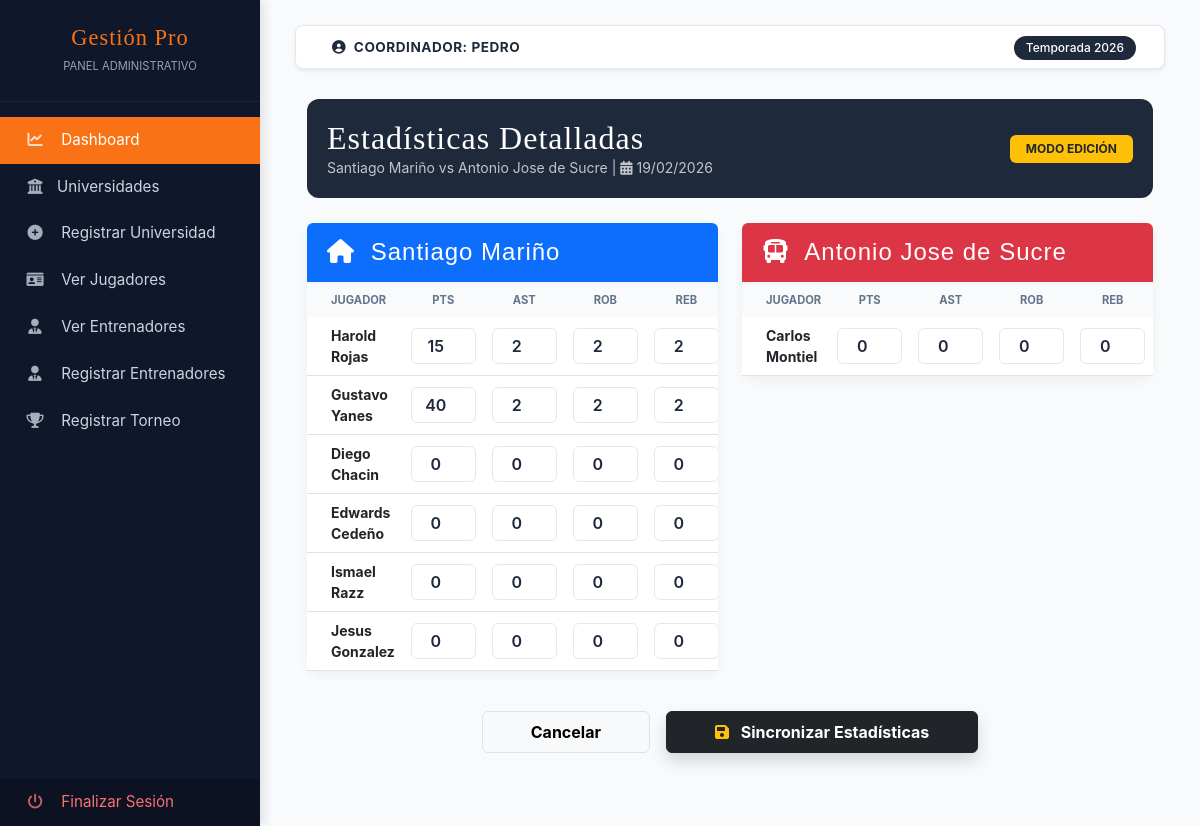
Page /client/coordinador/views/torneos/puntuacion.php?id=2 (signed in) on the committed database.
### tables this page shows
CREATE TABLE `usuarios` (
  `id_usuario` int(11) NOT NULL,
  `nombre_usuario` varchar(100) NOT NULL,
  `password_usuario` varchar(255) NOT NULL,
  `email_usuario` varchar(100) DEFAULT NULL,
  `id_universidad_fk` int(11) DEFAULT NULL,
  `id_rol_fk` int(11) DEFAULT NULL,
  `fecha_creacion` timestamp NOT NULL DEFAULT current_timestamp(),
  `fecha_actualizacion` timestamp NOT NULL DEFAULT current_timestamp() ON UPDATE current_timestamp(),
  `isActive` int(11) DEFAULT NULL
);

CREATE TABLE `juegos` (
  `id_juego` int(11) NOT NULL,
  `tipo_juego` varchar(50) DEFAULT NULL,
  `fecha_juego` datetime DEFAULT NULL,
  `fecha_creacion` timestamp NOT NULL DEFAULT current_timestamp(),
  `fecha_actualizacion` timestamp NOT NULL DEFAULT current_timestamp() ON UPDATE current_timestamp(),
  `id_academia_local` int(11) DEFAULT NULL,
  `lugar` varchar(100) DEFAULT NULL,
  `id_academia_visitante` int(11) DEFAULT NULL,
  `ganador` tinyint(2) DEFAULT NULL,
  `puntos_local` int(11) DEFAULT NULL,
  `puntos_visitante` int(11) DEFAULT NULL
);

CREATE TABLE `academias` (
  `id_universidad` int(11) NOT NULL,
  `nombre_universidad` varchar(100) NOT NULL,
  `ubicacion` varchar(255) DEFAULT NULL,
  `imagen` text DEFAULT NULL
);

CREATE TABLE `jugadores` (
  `id_jugador` int(11) NOT NULL,
  `nombre_jugador` varchar(100) DEFAULT NULL,
  `email_jugador` varchar(100) DEFAULT NULL,
  `password_jugador` varchar(255) DEFAULT NULL,
  `altura_jugador` decimal(3,2) DEFAULT NULL,
  `peso_jugador` decimal(5,2) DEFAULT NULL,
  `fecha_nacimiento` date DEFAULT NULL,
  `id_universidad_fk` int(11) DEFAULT NULL,
  `id_objetivo_fk` int(11) DEFAULT NULL,
  `isActive` int(11) DEFAULT NULL,
  `fecha_creacion` timestamp NOT NULL DEFAULT current_timestamp(),
  `fecha_actualizacion` timestamp NOT NULL DEFAULT current_timestamp() ON UPDATE current_timestamp(),
  `imagen_jugador` text DEFAULT NULL,
  `puntos` int(11) DEFAULT NULL,
  `asistencias` int(11) DEFAULT NULL,
  `rebotes` int(11) DEFAULT NULL,
  `robos` int(11) DEFAULT NULL
);

### app/config.php (called while the page is built, shortened)
<?php
    $URL = "http://localhost/academy";
?>

### client/coordinador/layouts/verificacion.php (called while the page is built, shortened)
<?php
    require_once __DIR__ . '/../../../app/config.php';
    if (!isset($_SESSION['sesioncoordinador'])) {
        $_SESSION['mensaje'] = "Debes iniciar sesión para acceder";
        $_SESSION['icon_mensaje'] = "warning";
        header('Location: ' . $URL . '/login.php');
        exit();
    } else {
        $usuario_sesion = $_SESSION['sesioncoordinador'];
        $sql2 = "SELECT * FROM usuarios WHERE email_usuario = :email";
        $query = $pdo->prepare($sql2);
        $query->bindParam(':email', $usuario_sesion);
        $query->execute();
        $usuarioLogueado = $query->fetch(PDO::FETCH_ASSOC);
    }
?>

### client/coordinador/views/torneos/puntuacion.php (the view, shortened to what this page needs)
<?php
include '../../layouts/verificacion.php';
include '../../layouts/parte1.php';
$id_juego = $_GET['id'] ?? null;
$sql_juego = "SELECT j.*, a1.nombre_universidad AS local, a2.nombre_universidad AS visitante
              FROM Juegos j
              INNER JOIN Academias a1 ON j.id_academia_local = a1.id_universidad
              INNER JOIN Academias a2 ON j.id_academia_visitante = a2.id_universidad
              WHERE j.id_juego = ?";
$query_j = $pdo->prepare($sql_juego);
$query_j->execute([$id_juego]);
$info_juego = $query_j->fetch(PDO::FETCH_ASSOC);
$sql_local = "SELECT jug.id_jugador, jug.nombre_jugador,
                     IFNULL(res.puntos, 0) as puntos,
                     IFNULL(res.asistencias, 0) as asistencias,
                     IFNULL(res.robos, 0) as robos,
                     IFNULL(res.rebotes, 0) as rebotes
              FROM jugadores jug
              LEFT JOIN Resultados_Individuales res ON jug.id_jugador = res.id_jugador_fk AND res.id_juego_fk = :id_juego
              WHERE jug.id_universidad_fk = :id_uni_local";
$query_l = $pdo->prepare($sql_local);
$query_l->execute(['id_juego' => $id_juego, 'id_uni_local' => $info_juego['id_academia_local']]);
$jugadores_local = $query_l->fetchAll(PDO::FETCH_ASSOC);
$sql_visitante = "SELECT jug.id_jugador, jug.nombre_jugador,
                        IFNULL(res.puntos, 0) as puntos,
                        IFNULL(res.asistencias, 0) as asistencias,
                        IFNULL(res.robos, 0) as robos,
                        IFNULL(res.rebotes, 0) as rebotes
                 FROM jugadores jug
                 LEFT JOIN Resultados_Individuales res ON jug.id_jugador = res.id_jugador_fk AND res.id_juego_fk = :id_juego
                 WHERE jug.id_universidad_fk = :id_uni_visitante";
$query_v = $pdo->prepare($sql_visitante);
$query_v->execute(['id_juego' => $id_juego, 'id_uni_visitante' => $info_juego['id_academia_visitante']]);
$jugadores_visitante = $query_v->fetchAll(PDO::FETCH_ASSOC);
?>
<div class="container-fluid">
    <div class="header-info d-flex justify-content-between align-items-center">
        <div>
            <h2 class="bebas mb-0">Estadísticas Detalladas</h2>
            <p class="mb-0 text-light opacity-75 small">
                <?php echo $info_juego['local']; ?> vs <?php echo $info_juego['visitante']; ?> |
                <i class="fas fa-calendar-alt"></i> <?php echo date('d/m/Y', strtotime($info_juego['fecha_juego'])); ?>
            </p>
        </div>
        <div class="text-end">
            <span class="badge bg-warning text-dark px-3 py-2">MODO EDICIÓN</span>
        </div>
    </div>
    <form action="../../../../app/controllers/controllers_coordinador/torneos/guardar_puntuacion.php" method="POST">
        <div class="row">
            <div class="col-lg-6">
                <div class="stat-card">
                    <div class="team-header bg-primary text-white rounded-top">
                        <h4 class="mb-0"><i class="fas fa-home me-2"></i> <?php echo $info_juego['local']; ?></h4>
                    </div>
                    <div class="table-responsive">
                        <table class="table table-hover align-middle table-stats mb-0">
                            <thead>
                                <tr>
                                    <th class="ps-4">Jugador</th>
                                    <th class="text-center">PTS</th>
                                    <th class="text-center">AST</th>
                                    <th class="text-center">ROB</th>
                                    <th class="text-center">REB</th>
                                </tr>
                            </thead>
                            <tbody>
                                <?php foreach($jugadores_local as $j): ?>
                                <tr>
                                    <td class="ps-4 fw-bold small"><?php echo htmlspecialchars($j['nombre_jugador']); ?></td>
                                    <td class="text-center"><input type="number" name="stats[<?php echo $j['id_jugador']; ?>][pts]" value="<?php echo $j['puntos']; ?>" class="stat-input" min="0"></td>
                                    <td class="text-center"><input type="number" name="stats[<?php echo $j['id_jugador']; ?>][ast]" value="<?php echo $j['asistencias']; ?>" class="stat-input" min="0"></td>
                                    <td class="text-center"><input type="number" name="stats[<?php echo $j['id_jugador']; ?>][rob]" value="<?php echo $j['robos']; ?>" class="stat-input" min="0"></td>
                                    <td class="text-center"><input type="number" name="stats[<?php echo $j['id_jugador']; ?>][reb]" value="<?php echo $j['rebotes']; ?>" class="stat-input" min="0"></td>
                                </tr>
                                <?php endforeach; ?>
                            </tbody>
                        </table>
                    </div>
                </div>
            </div>
            <div class="col-lg-6">
                <div class="stat-card">
                    <div class="team-header bg-danger text-white rounded-top">
                        <h4 class="mb-0"><i class="fas fa-bus me-2"></i> <?php echo $info_juego['visitante']; ?></h4>
                    </div>
                    <div class="table-responsive">
                        <table class="table table-hover align-middle table-stats mb-0">
                            <thead>
                                <tr>
                                    <th class="ps-4">Jugador</th>
                                    <th class="text-center">PTS</th>
                                    <th class="text-center">AST</th>
                                    <th class="text-center">ROB</th>
                                    <th class="text-center">REB</th>
                                </tr>
                            </thead>
                            <tbody>
                                <?php foreach($jugadores_visitante as $j): ?>
                                <tr>
                                    <td class="ps-4 fw-bold small"><?php echo htmlspecialchars($j['nombre_jugador']); ?></td>
                                    <td class="text-center"><input type="number" name="stats[<?php echo $j['id_jugador']; ?>][pts]" value="<?php echo $j['puntos']; ?>" class="stat-input" min="0"></td>
                                    <td class="text-center"><input type="number" name="stats[<?php echo $j['id_jugador']; ?>][ast]" value="<?php echo $j['asistencias']; ?>" class="stat-input" min="0"></td>
                                    <td class="text-center"><input type="number" name="stats[<?php echo $j['id_jugador']; ?>][rob]" value="<?php echo $j['robos']; ?>" class="stat-input" min="0"></td>
                                    <td class="text-center"><input type="number" name="stats[<?php echo $j['id_jugador']; ?>][reb]" value="<?php echo $j['rebotes']; ?>" class="stat-input" min="0"></td>
                                </tr>
                                <?php endforeach; ?>
                            </tbody>
                        </table>
                    </div>
                </div>
            </div>
        </div>
        <div class="d-flex justify-content-center gap-3 mt-2 mb-5">
            <a href="index.php" class="btn btn-light border px-5 py-2 fw-bold">Cancelar</a>
            <button type="submit" class="btn btn-dark px-5 py-2 fw-bold shadow">
                <i class="fas fa-save me-2 text-warning"></i> Sincronizar Estadísticas
            </button>
        </div>
    </form>
</div>
<?php include '../../layouts/parte2.php'; ?>

### client/coordinador/layouts/parte1.php (shortened to what this page needs)
<?php
    require_once __DIR__ . '/../../../app/config.php';
?>
<!DOCTYPE html>
<html lang="es">
<head>
    <link href="https://cdn.jsdelivr.net/npm/bootstrap@5.3.0/dist/css/bootstrap.min.css" rel="stylesheet">
    <link rel="stylesheet" href="https://cdnjs.cloudflare.com/ajax/libs/font-awesome/6.0.0/css/all.min.css">
</head>
<body>
<div class="wrapper">
    <nav id="sidebar">
        <div class="sidebar-header text-center">
            <h3 class="bebas mb-0">Gestión Pro</h3>
            <small style="color: var(--text-muted); text-transform: uppercase; font-size: 0.7rem;">Panel Administrativo</small>
        </div>
        <ul class="list-unstyled components">
            <li class="active">
                <a href="<?php echo $URL . '/client/coordinador/views/index.php'; ?>"><i class="fas fa-chart-line"></i> Dashboard</a>
            </li>
            <li>
                <a href="<?php echo $URL . '/client/coordinador/views/universidades/index.php'; ?>"><i class="fas fa-university"></i>Universidades</a>
            </li>
            <li>
                <a href="<?php echo $URL . '/client/coordinador/views/universidades/create.php'; ?>"><i class="fas fa-plus-circle"></i> Registrar Universidad</a>
            </li>
            <li>
                <a href="<?php echo $URL . '/client/coordinador/views/jugadores/index.php'; ?>"><i class="fas fa-id-card"></i> Ver Jugadores</a>
            </li>
                <li>
                    <a href="<?php echo $URL . '/client/coordinador/views/entrenadores/index.php'; ?>"><i class="fas fa-user-tie"></i> Ver Entrenadores</a>
            </li>
            <li>
                <a href="<?php echo $URL . '/client/coordinador/views/entrenadores/create.php'; ?>"><i class="fas fa-user-tie"></i> Registrar Entrenadores</a>
            </li>
            <li>
                <a href="<?php echo $URL . '/client/coordinador/views/torneos/index.php'; ?>"><i class="fas fa-trophy"></i> Registrar Torneo</a>
            </li>
        </ul>
        <div class="logout-section">
            <ul class="list-unstyled mb-0">
                <li>
                    <a href="<?php echo $URL; ?>/app/controllers/controllers_entrenador/logout.php" class="logout-link">
                        <i class="fas fa-power-off"></i> Finalizar Sesión
                    </a>
                </li>
            </ul>
        </div>
    </nav>
    <div id="content">
        <nav class="navbar navbar-expand-lg navbar-admin px-3 py-2 shadow-sm">
            <div class="container-fluid">
                <span class="ms-2 fw-bold text-uppercase">
                   <i class="fas fa-user-circle me-1"></i> COORDINADOR: <?php echo $usuarioLogueado['nombre_usuario']; ?>
                </span>
                <div class="ms-auto">
                    <span class="badge badge-season rounded-pill">Temporada 2026</span>
                </div>
            </div>
        </nav>

### client/coordinador/layouts/parte1.php (style rules this page uses)
:root { --admin-dark: #1e293b; --admin-sidebar: #0f172a; --admin-accent: #f97316; --admin-bg: #f8fafc; --text-muted: #94a3b8; --border-color: #e2e8f0; }
body { font-family: 'Inter', 'Poppins', sans-serif; background-color: var(--admin-bg); color: #334155; }
.bebas { font-family: 'Bebas Neue', cursive; letter-spacing: 1px; }
.wrapper { display: flex; width: 100%; align-items: stretch; }
#sidebar { min-width: 260px; max-width: 260px; background: var(--admin-sidebar); color: #fff; transition: all 0.3s; min-height: 100vh; display: flex; flex-direction: column; box-shadow: 4px 0 10px rgba(0,0,0,0.1); }
#sidebar .sidebar-header { padding: 25px 20px; background: var(--admin-sidebar); border-bottom: 1px solid rgba(255,255,255,0.05); }
#sidebar .sidebar-header h3 { font-size: 1.4rem; color: var(--admin-accent); }
#sidebar ul.components { padding: 15px 0; }
#sidebar ul li a { padding: 12px 25px; display: block; color: #cbd5e1; text-decoration: none; transition: all 0.2s; font-weight: 400; font-size: 0.95rem; }
#sidebar ul li.active > a { background: var(--admin-accent); color: white; }
#sidebar ul li a i { margin-right: 12px; width: 20px; text-align: center; opacity: 0.8; }
#content { width: 100%; padding: 25px 35px; }
.navbar-admin { background: white; border: 1px solid var(--border-color); border-radius: 8px !important; margin-bottom: 30px; }
.navbar-admin .fw-bold { color: var(--admin-dark); font-size: 0.85rem; letter-spacing: 0.5px; }
.logout-section { margin-top: auto; background: rgba(0,0,0,0.2); }
.logout-link { color: #f87171 !important; }
.badge-season { background-color: var(--admin-dark); padding: 6px 12px; font-weight: 500; }

### client/coordinador/views/torneos/puntuacion.php (style rules this page uses)
.stat-card { background: #fff; border-radius: 12px; box-shadow: 0 4px 12px rgba(0,0,0,0.05); margin-bottom: 2rem; }
.stat-input { width: 65px; text-align: center; border: 1px solid #e2e8f0; border-radius: 6px; padding: 5px; font-weight: 600; color: #1e293b; }
.team-header { padding: 15px 20px; border-bottom: 2px solid #f1f5f9; font-family: 'Bebas Neue', sans-serif; letter-spacing: 1px; }
.table-stats thead th { font-size: 0.7rem; text-transform: uppercase; color: #64748b; background: #f8fafc; border: none; }
.header-info { background: #1e293b; color: white; padding: 20px; border-radius: 12px; margin-bottom: 25px; }

### rows in the picture
usuarios: nombre_usuario "PEDRO"
juegos: id_academia_local.nombre_universidad "Santiago Mariño", id_academia_visitante.nombre_universidad "Antonio Jose de Sucre", fecha_juego "19/02/2026"
jugadores: nombre_jugador "Harold Rojas", puntos "15", asistencias "2", robos "2", rebotes "2"
jugadores: nombre_jugador "Gustavo Yanes", puntos "40", asistencias "2", robos "2", rebotes "2"
jugadores: nombre_jugador "Diego Chacin", puntos "0", asistencias "0", robos "0", rebotes "0"
jugadores: nombre_jugador "Edwards Cedeño", puntos "0", asistencias "0", robos "0", rebotes "0"
jugadores: nombre_jugador "Ismael Razz", puntos "0", asistencias "0", robos "0", rebotes "0"
jugadores: nombre_jugador "Jesus Gonzalez", puntos "0", asistencias "0", robos "0", rebotes "0"
jugadores: nombre_jugador "Carlos Montiel", puntos "0", asistencias "0", robos "0", rebotes "0"
